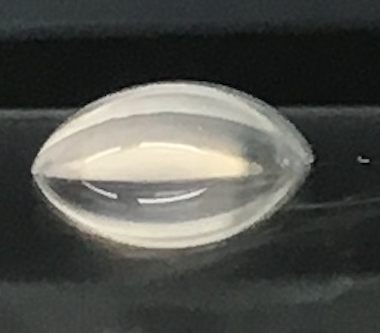
#> input picture Drop 2.png, 380 x 333 px
$ python plot_circular_elliptical_hough_transform.py
#> lines starting #> are read from the running program, lines starting #| are printed output that depends on the picture; after the words box and inside, x2 and y2 are one past the last pixel; in counts of white or black regions, pixels touching at a corner belong together
#just loads forever and freezes

#http://scikit-image.org/docs/dev/auto_examples/edges/plot_circular_elliptical_hough_transform.html#sphx-glr-auto-examples-edges-plot-circular-elliptical-hough-transform-py
import matplotlib.pyplot as plt

from skimage import data, color
from skimage.feature import canny
from skimage.transform import hough_ellipse
from skimage.draw import ellipse_perimeter
from PIL import Image
import numpy as np

# L converts to 8-bit pixels, black and white
# http://pillow.readthedocs.io/en/3.2.x/handbook/concepts.html#concept-modes
image_rgb = np.array(Image.open('./Drop 2.png').convert('RGB'))
image_gray = np.array(Image.open('./Drop 2.png').convert('L'))
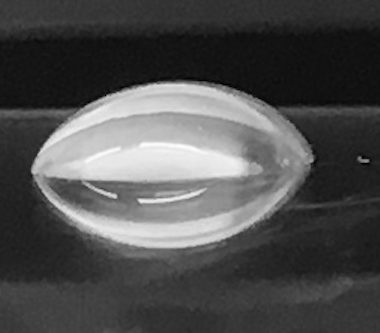
#> image_gray: shape (333, 380); min 0, max 252, mean 78.9
edges = canny(image_gray, sigma=2.0,
              low_threshold=20, high_threshold=50)
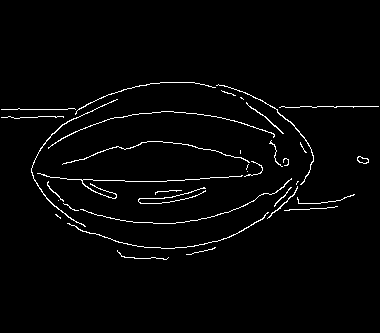
#> edges: shape (333, 380) bool; 2.3% white in thin lines or dots, all inside (x1, y1, x2, y2) = (1, 82, 379, 260)

# Perform a Hough Transform
# The accuracy corresponds to the bin size of a major axis.
# The value is chosen in order to get a single high accumulator.
# The threshold eliminates low accumulators
#> (the run stopped early here; a loop or call above may not have finished)
